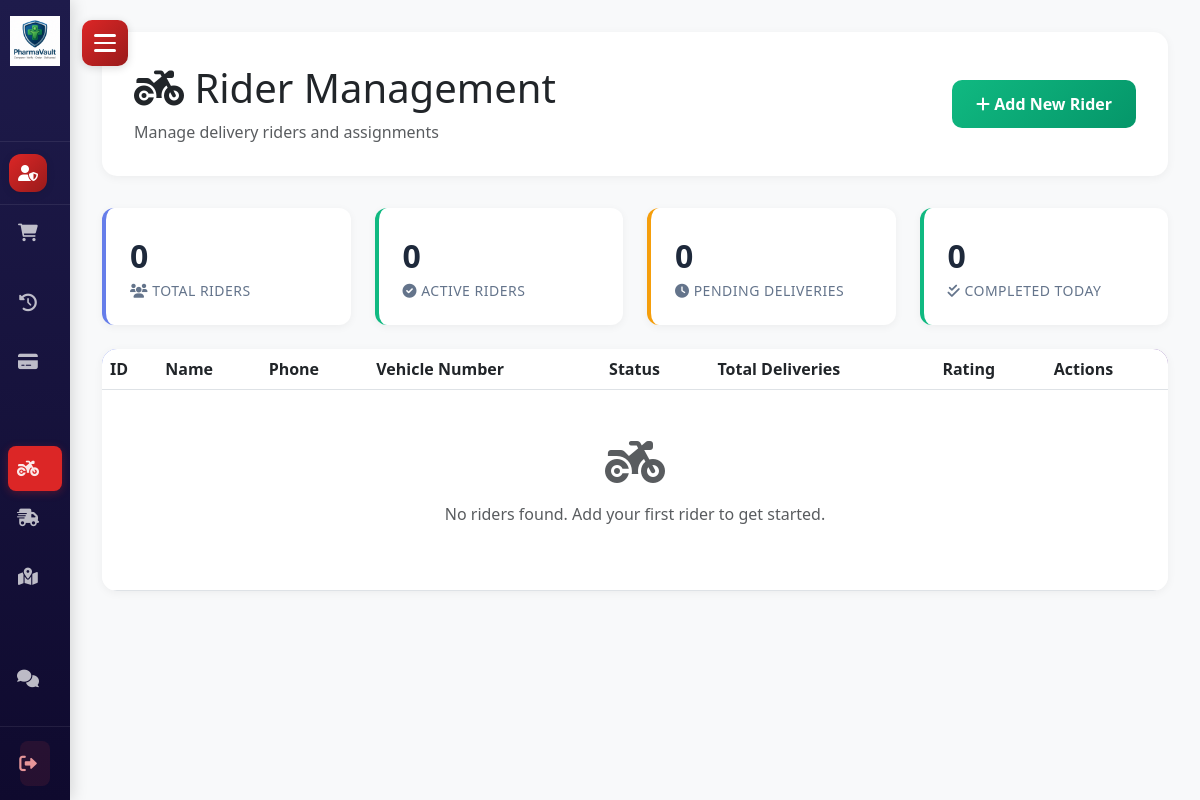
Page /admin/rider_management.php (signed in) on the earlier database version.
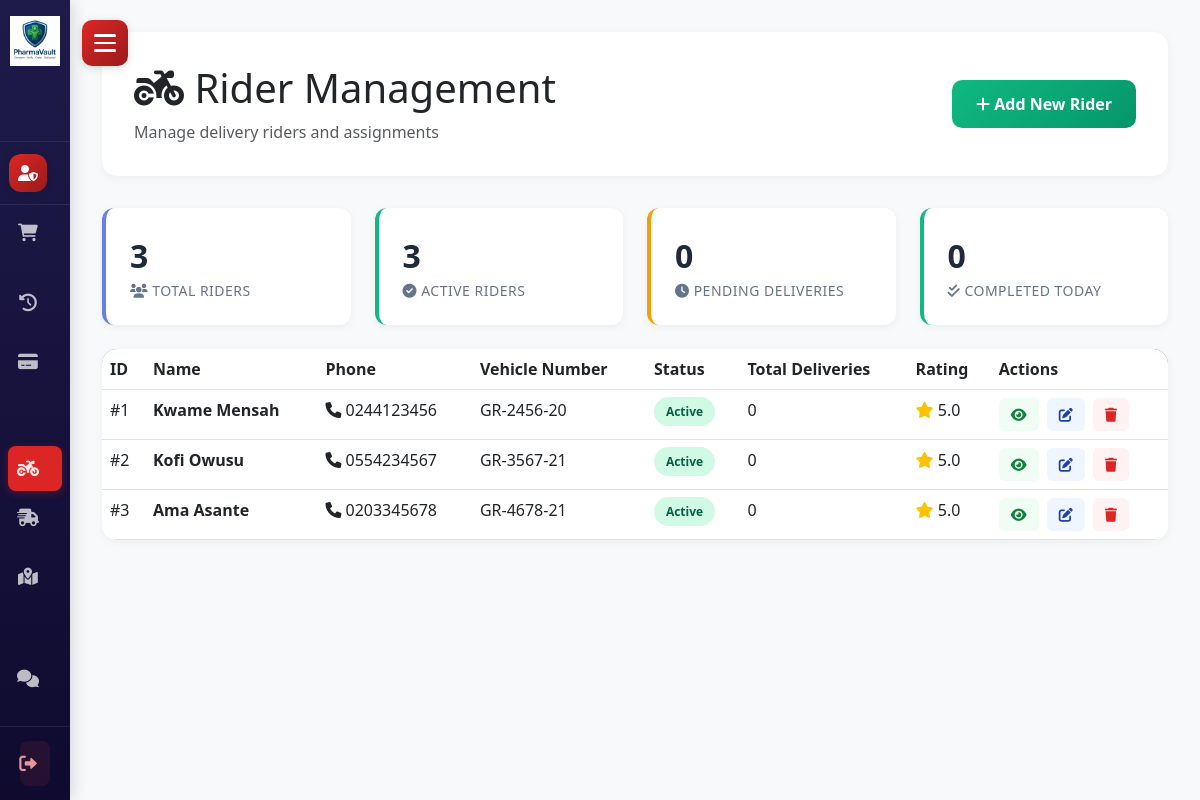
Same page on the later database version.
### tables this page shows
CREATE TABLE IF NOT EXISTS `riders` (
  `rider_id` INT(11) NOT NULL AUTO_INCREMENT,
  `rider_name` VARCHAR(200) NOT NULL,
  `rider_phone` VARCHAR(20) NOT NULL,
  `rider_email` VARCHAR(100),
  `rider_license` VARCHAR(50),
  `vehicle_number` VARCHAR(50),
  `rider_address` TEXT,
  `rider_latitude` DECIMAL(10,8),
  `rider_longitude` DECIMAL(11,8),
  `status` ENUM('active', 'inactive', 'busy') DEFAULT 'active',
  `total_deliveries` INT(11) DEFAULT 0,
  `rating` DECIMAL(3,2) DEFAULT 5.00,
  `created_at` TIMESTAMP DEFAULT CURRENT_TIMESTAMP,
  `updated_at` TIMESTAMP NULL DEFAULT NULL ON UPDATE CURRENT_TIMESTAMP,
  PRIMARY KEY (`rider_id`),
  UNIQUE KEY `rider_phone` (`rider_phone`),
  INDEX `idx_status` (`status`)
);

### settings/db_class.php (called while the page is built, shortened)
<?php
class db_connection {
    public $db;
    public function db_connect() {
        try {
            $this->db = new mysqli(SERVER, USERNAME, PASSWD, DATABASE);
            $this->db->set_charset("utf8");
            return true;
        } catch (Exception $e) {
            error_log("Database connection error: " . $e->getMessage());
            die("Database connection failed. Please try again later.");
        }
    }
    public function db_conn() {
        return $this->db;
    }
}

### controllers/rider_controller.php (called while the page is built, shortened)
<?php
require_once(__DIR__ . '/../classes/rider_class.php');
function get_all_riders_ctr() {
    $rider = new Rider();
    return $rider->get_all_riders();
}
function get_delivery_statistics_ctr() {
    $rider = new Rider();
    return $rider->get_delivery_statistics();
}
?>

### classes/rider_class.php (called while the page is built, shortened)
<?php
require_once(__DIR__ . '/../settings/db_class.php');
class Rider extends db_connection {
    public function get_all_riders() {
        $sql = "SELECT * FROM riders ORDER BY created_at DESC";
        $result = $this->db_conn()->query($sql);
        return $result ? $result->fetch_all(MYSQLI_ASSOC) : [];
    }
    public function get_delivery_statistics() {
        $sql = "SELECT
                    COUNT(*) as total_deliveries,
                    COUNT(CASE WHEN status = 'assigned' THEN 1 END) as pending,
                    COUNT(CASE WHEN status = 'picked_up' THEN 1 END) as picked_up,
                    COUNT(CASE WHEN status = 'in_transit' THEN 1 END) as in_transit,
                    COUNT(CASE WHEN status = 'delivered' THEN 1 END) as delivered,
                    COUNT(CASE WHEN status = 'cancelled' THEN 1 END) as cancelled,
                    SUM(delivery_fee) as total_fees,
                    AVG(customer_rating) as avg_rating
                FROM delivery_assignments";
        $result = $this->db_conn()->query($sql);
        return $result ? $result->fetch_assoc() : null;
    }
}
?>

### admin/rider_management.php (the view, shortened to what this page needs)
<?php
require_once('../controllers/rider_controller.php');
$riders = get_all_riders_ctr();
$delivery_stats = get_delivery_statistics_ctr();
?>
<!DOCTYPE html>
<html lang="en">
<head>
    <link href="https://cdn.jsdelivr.net/npm/bootstrap@5.3.0/dist/css/bootstrap.min.css" rel="stylesheet">
    <link rel="stylesheet" href="https://cdnjs.cloudflare.com/ajax/libs/font-awesome/6.0.0/css/all.min.css">
    <link rel="stylesheet" href="../css/sidebar.css?v=2.2">
</head>
<body>
    <?php include('../view/components/sidebar_super_admin.php'); ?>
    <div class="main-content">
        <div class="page-header">
            <div class="d-flex justify-content-between align-items-center">
                <div>
                    <h1 class="mb-2"><i class="fas fa-motorcycle"></i> Rider Management</h1>
                    <p class="text-muted mb-0">Manage delivery riders and assignments</p>
                </div>
                <button class="btn-add-rider" data-bs-toggle="modal" data-bs-target="#addRiderModal">
                    <i class="fas fa-plus"></i> Add New Rider
                </button>
            </div>
        </div>
        <div class="row g-4 mb-4">
            <div class="col-md-3">
                <div class="stats-card">
                    <div class="stats-number"><?php echo count($riders); ?></div>
                    <div class="stats-label"><i class="fas fa-users"></i> Total Riders</div>
                </div>
            </div>
            <div class="col-md-3">
                <div class="stats-card success">
                    <div class="stats-number"><?php echo count(array_filter($riders, fn($r) => $r['status'] == 'active')); ?></div>
                    <div class="stats-label"><i class="fas fa-check-circle"></i> Active Riders</div>
                </div>
            </div>
            <div class="col-md-3">
                <div class="stats-card warning">
                    <div class="stats-number"><?php echo $delivery_stats['pending'] ?? 0; ?></div>
                    <div class="stats-label"><i class="fas fa-clock"></i> Pending Deliveries</div>
                </div>
            </div>
            <div class="col-md-3">
                <div class="stats-card success">
                    <div class="stats-number"><?php echo $delivery_stats['delivered'] ?? 0; ?></div>
                    <div class="stats-label"><i class="fas fa-check-double"></i> Completed Today</div>
                </div>
            </div>
        </div>
        <div class="riders-table">
            <table class="table table-hover">
                <thead>
                    <tr>
                        <th>ID</th>
                        <th>Name</th>
                        <th>Phone</th>
                        <th>Vehicle Number</th>
                        <th>Status</th>
                        <th>Total Deliveries</th>
                        <th>Rating</th>
                        <th>Actions</th>
                    </tr>
                </thead>
                <tbody>
                    <?php if (empty($riders)): ?>
                        <tr>
                            <td colspan="8" class="text-center py-5">
                                <i class="fas fa-motorcycle fa-3x text-muted mb-3"></i>
                                <p class="text-muted">No riders found. Add your first rider to get started.</p>
                            </td>
                        </tr>
                    <?php else: ?>
                        <?php foreach ($riders as $rider): ?>
                            <tr>
                                <td>#<?php echo $rider['rider_id']; ?></td>
                                <td><strong><?php echo htmlspecialchars($rider['rider_name']); ?></strong></td>
                                <td><i class="fas fa-phone me-1"></i><?php echo htmlspecialchars($rider['rider_phone']); ?></td>
                                <td><?php echo htmlspecialchars($rider['vehicle_number']); ?></td>
                                <td>
                                    <span class="status-badge status-<?php echo $rider['status']; ?>">
                                        <?php echo ucfirst($rider['status']); ?>
                                    </span>
                                </td>
                                <td><?php echo $rider['total_deliveries']; ?></td>
                                <td>
                                    <i class="fas fa-star text-warning"></i>
                                    <?php echo number_format($rider['rating'], 1); ?>
                                </td>
                                <td>
                                    <button class="action-btn btn-view me-1" onclick="viewRider(<?php echo $rider['rider_id']; ?>)" title="View Details">
                                        <i class="fas fa-eye"></i>
                                    </button>
                                    <button class="action-btn btn-edit me-1" onclick="editRider(<?php echo $rider['rider_id']; ?>)" title="Edit">
                                        <i class="fas fa-edit"></i>
                                    </button>
                                    <button class="action-btn btn-delete" onclick="deleteRider(<?php echo $rider['rider_id']; ?>)" title="Delete">
                                        <i class="fas fa-trash"></i>
                                    </button>
                                </td>
                            </tr>
                        <?php endforeach; ?>
                    <?php endif; ?>
                </tbody>
            </table>
        </div>
    </div>
</body>
</html>

### view/components/sidebar_super_admin.php (shortened to what this page needs)
<?php
$current_page = basename($_SERVER['PHP_SELF']);
?>
<div class="hamburger-menu super-admin" id="hamburgerMenu">
    <div class="bar"></div>
    <div class="bar"></div>
    <div class="bar"></div>
</div>
<div class="sidebar super-admin-theme" id="sidebar">
    <div class="sidebar-header">
        <div class="logo-container">
            <img src="../../Piharma1.png" alt="Piharma Logo" style="max-width: 100%; height: auto; max-height: 50px; object-fit: contain;">
        </div>
    </div>
    <div class="user-info">
        <div class="user-avatar">
            <i class="fas fa-user-shield"></i>
        </div>
    </div>
    <nav class="sidebar-nav">
        <ul class="nav-list">
            <li class="nav-item <?php echo $current_page == 'orders.php' ? 'active' : ''; ?>">
                <a href="orders.php">
                    <i class="fas fa-shopping-cart"></i>
                </a>
            </li>
            <li class="nav-item <?php echo $current_page == 'order_history.php' ? 'active' : ''; ?>">
                <a href="order_history.php">
                    <i class="fas fa-history"></i>
                </a>
            </li>
            <li class="nav-item <?php echo $current_page == 'payments.php' ? 'active' : ''; ?>">
                <a href="payments.php">
                    <i class="fas fa-credit-card"></i>
                </a>
            </li>
            <li class="nav-item <?php echo $current_page == 'rider_management.php' ? 'active' : ''; ?>">
                <a href="rider_management.php">
                    <i class="fas fa-motorcycle"></i>
                </a>
            </li>
            <li class="nav-item <?php echo $current_page == 'delivery_assignments.php' ? 'active' : ''; ?>">
                <a href="delivery_assignments.php">
                    <i class="fas fa-shipping-fast"></i>
                </a>
            </li>
            <li class="nav-item <?php echo $current_page == 'delivery_tracking.php' ? 'active' : ''; ?>">
                <a href="delivery_tracking.php">
                    <i class="fas fa-map-marked-alt"></i>
                </a>
            </li>
            <li class="nav-item <?php echo $current_page == 'messages.php' ? 'active' : ''; ?>">
                <a href="messages.php">
                    <i class="fas fa-comments"></i>
                </a>
            </li>
            <li class="nav-item <?php echo $current_page == 'tickets.php' ? 'active' : ''; ?>">
                <a href="tickets.php">
                </a>
            </li>
        </ul>
    </nav>
    <div class="sidebar-footer">
        <a href="../login/logout.php" class="logout-btn">
            <i class="fas fa-sign-out-alt"></i>
        </a>
    </div>
</div>

### admin/rider_management.php (style rules this page uses)
:root { --primary-color: #667eea; --success-color: #10b981; --danger-color: #ef4444; --warning-color: #f59e0b; }
body { background: #f8f9fa; font-family: 'Segoe UI', Tahoma, Geneva, Verdana, sans-serif; }
.main-content { margin-left: 280px; padding: 2rem; }
.page-header { background: white; padding: 2rem; border-radius: 15px; box-shadow: 0 2px 10px rgba(0,0,0,0.05); margin-bottom: 2rem; }
.stats-card { background: white; padding: 1.5rem; border-radius: 12px; box-shadow: 0 2px 8px rgba(0,0,0,0.05); border-left: 4px solid var(--primary-color); }
.stats-card.success { border-left-color: var(--success-color); }
.stats-card.warning { border-left-color: var(--warning-color); }
.stats-number { font-size: 2rem; font-weight: 700; color: #1e293b; }
.stats-label { color: #64748b; font-size: 0.875rem; text-transform: uppercase; letter-spacing: 0.5px; }
.riders-table { background: white; border-radius: 15px; box-shadow: 0 2px 10px rgba(0,0,0,0.05); overflow: hidden; }
.table { margin-bottom: 0; }
.table thead { background: linear-gradient(135deg, var(--primary-color), #764ba2); color: white; }
.status-badge { padding: 0.35rem 0.75rem; border-radius: 20px; font-size: 0.75rem; font-weight: 600; }
.status-active { background: #d1fae5; color: #065f46; }
.btn-add-rider { background: linear-gradient(135deg, var(--success-color), #059669); color: white; border: none; padding: 0.75rem 1.5rem; border-radius: 10px; font-weight: 600; transition: all 0.3s ease; }
.action-btn { padding: 0.375rem 0.75rem; border-radius: 6px; border: none; font-size: 0.875rem; cursor: pointer; transition: all 0.2s; }
.btn-edit { background: #eff6ff; color: #1e40af; }
.btn-delete { background: #fef2f2; color: #dc2626; }
.btn-view { background: #f0fdf4; color: #15803d; }

Differences in the rows shown:
added riders: rider_id "1", rider_name "Kwame Mensah", rider_phone "0244123456", vehicle_number "GR-2456-20", status "Active", total_deliveries "0", rating "5.0"
added riders: rider_id "2", rider_name "Kofi Owusu", rider_phone "0554234567", vehicle_number "GR-3567-21", status "Active", total_deliveries "0", rating "5.0"
added riders: rider_id "3", rider_name "Ama Asante", rider_phone "0203345678", vehicle_number "GR-4678-21", status "Active", total_deliveries "0", rating "5.0"
Other differences:
count($riders): "0" → "3"
count(array_filter($riders, fn($r) => $r['status'] == 'active')): "0" → "3"
text no longer shown: "No riders found. Add your first rider to get started."
